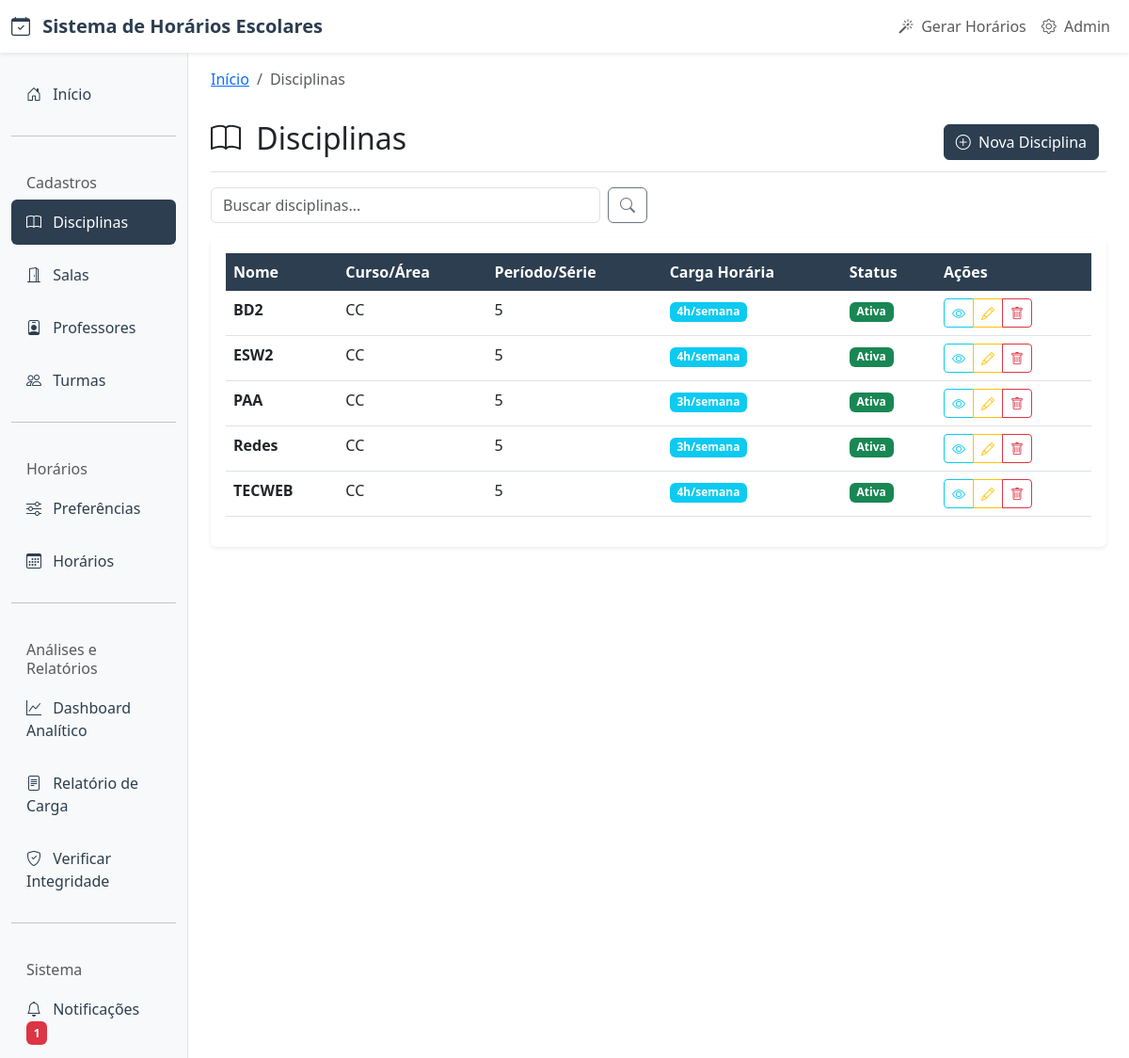
The app's page /disciplinas/ with its own data.
### core/models.py (models this page shows, shortened)
class Disciplina(models.Model):
    nome = models.CharField(
        max_length=100,
        verbose_name="Nome da Disciplina",
        help_text="Nome completo da disciplina"
    )
    carga_horaria_semanal = models.PositiveIntegerField(
        verbose_name="Carga Horária Semanal",
        help_text="Número de aulas por semana",
        validators=[MinValueValidator(1), MaxValueValidator(20)]
    )
    curso_area = models.CharField(
        max_length=100,
        verbose_name="Curso/Área",
        help_text="Curso ou área da disciplina"
    )
    periodo_serie = models.CharField(
        max_length=50,
        verbose_name="Período/Série",
        help_text="Período ou série da disciplina"
    )
    ativa = models.BooleanField(
        default=True,
        verbose_name="Ativa",
        help_text="Se a disciplina está ativa no sistema"
    )
    criado_em = models.DateTimeField(auto_now_add=True)
    atualizado_em = models.DateTimeField(auto_now=True)
    class Meta:
        verbose_name = "Disciplina"
        verbose_name_plural = "Disciplinas"
        ordering = ['nome']

### core/views.py (the view)
# urls.py: path('disciplinas/', views.DisciplinaListView.as_view(), name='disciplina_list'),
class DisciplinaListView(ListView):
    model = Disciplina
    template_name = 'core/disciplina_list.html'
    context_object_name = 'disciplinas'
    paginate_by = 10
    def get_queryset(self):
        queryset = Disciplina.objects.all().order_by('nome')
        search = self.request.GET.get('search')
        if search:
            queryset = queryset.filter(
                Q(nome__icontains=search) |
                Q(curso_area__icontains=search) |
                Q(periodo_serie__icontains=search)
            )
        return queryset

### core/templates/core/disciplina_list.html (shortened to what this page needs)
{% extends 'core/base.html' %}
{% block breadcrumb %}
<nav aria-label="breadcrumb">
    <ol class="breadcrumb">
        <li class="breadcrumb-item"><a href="{% url 'core:home' %}">Início</a></li>
        <li class="breadcrumb-item active">Disciplinas</li>
    </ol>
</nav>
{% endblock %}
{% block content %}
<div class="fade-in">
    <div class="d-flex justify-content-between flex-wrap flex-md-nowrap align-items-center pt-3 pb-2 mb-3 border-bottom">
        <h1 class="h2">
            <i class="bi bi-book me-2"></i>
            Disciplinas
        </h1>
        <div class="btn-toolbar mb-2 mb-md-0">
            <div class="btn-group me-2">
                <a href="{% url 'core:disciplina_create' %}" class="btn btn-primary">
                    <i class="bi bi-plus-circle me-1"></i>
                    Nova Disciplina
                </a>
            </div>
        </div>
    </div>
    <div class="row mb-3">
        <div class="col-md-6">
            <form method="get" class="d-flex">
                <input type="text" name="search" class="form-control me-2"
                       placeholder="Buscar disciplinas..."
                       value="{{ request.GET.search }}">
                <button type="submit" class="btn btn-outline-secondary">
                    <i class="bi bi-search"></i>
                </button>
            </form>
        </div>
    </div>
    <div class="card">
        <div class="card-body">
            {% if disciplinas %}
                <div class="table-responsive">
                    <table class="table table-hover">
                        <thead>
                            <tr>
                                <th>Nome</th>
                                <th>Curso/Área</th>
                                <th>Período/Série</th>
                                <th>Carga Horária</th>
                                <th>Status</th>
                                <th>Ações</th>
                            </tr>
                        </thead>
                        <tbody>
                            {% for disciplina in disciplinas %}
                                <tr>
                                    <td>
                                        <strong>{{ disciplina.nome }}</strong>
                                    </td>
                                    <td>{{ disciplina.curso_area }}</td>
                                    <td>{{ disciplina.periodo_serie }}</td>
                                    <td>
                                        <span class="badge bg-info">
                                            {{ disciplina.carga_horaria_semanal }}h/semana
                                        </span>
                                    </td>
                                    <td>
                                        {% if disciplina.ativa %}
                                            <span class="badge bg-success badge-status">Ativa</span>
                                        {% else %}
                                            <span class="badge bg-secondary badge-status">Inativa</span>
                                        {% endif %}
                                    </td>
                                    <td>
                                        <div class="btn-group btn-group-sm" role="group">
                                            <a href="{% url 'core:disciplina_detail' disciplina.pk %}"
                                               class="btn btn-outline-info" title="Ver detalhes">
                                                <i class="bi bi-eye"></i>
                                            </a>
                                            <a href="{% url 'core:disciplina_update' disciplina.pk %}"
                                               class="btn btn-outline-warning" title="Editar">
                                                <i class="bi bi-pencil"></i>
                                            </a>
                                            <a href="{% url 'core:disciplina_delete' disciplina.pk %}"
                                               class="btn btn-outline-danger btn-delete" title="Excluir">
                                                <i class="bi bi-trash"></i>
                                            </a>
                                        </div>
                                    </td>
                                </tr>
                            {% endfor %}
                        </tbody>
                    </table>
                </div>
            {% endif %}
        </div>
    </div>
</div>
{% endblock %}

### core/templates/core/base.html (style rules this page uses)
:root { --primary-color: #2c3e50; --secondary-color: #3498db; --success-color: #27ae60; --warning-color: #f39c12; --danger-color: #e74c3c; }
.card { border: none; box-shadow: 0 0.125rem 0.25rem rgba(0, 0, 0, 0.075); transition: all 0.3s ease; }
.btn-primary { background-color: var(--primary-color); border-color: var(--primary-color); }
.table th { background-color: var(--primary-color); color: white; border: none; }
.badge-status { font-size: 0.75rem; }
.fade-in { animation: fadeIn 0.5s ease-in; }

### records on screen
Disciplina: nome "BD2", curso_area "CC", periodo_serie "5", carga_horaria_semanal "4", ativa "Ativa"
Disciplina: nome "ESW2", curso_area "CC", periodo_serie "5", carga_horaria_semanal "4", ativa "Ativa"
Disciplina: nome "PAA", curso_area "CC", periodo_serie "5", carga_horaria_semanal "3", ativa "Ativa"
Disciplina: nome "Redes", curso_area "CC", periodo_serie "5", carga_horaria_semanal "3", ativa "Ativa"
Disciplina: nome "TECWEB", curso_area "CC", periodo_serie "5", carga_horaria_semanal "4", ativa "Ativa"
